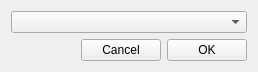
<?xml version="1.0" encoding="UTF-8"?>
<ui version="4.0">
 <class>CommendDailog</class>
 <widget class="QWidget" name="CommendDailog">
  <property name="geometry">
   <rect>
    <x>0</x>
    <y>0</y>
    <width>258</width>
    <height>69</height>
   </rect>
  </property>
  <property name="windowTitle">
   <string>CommendDailog</string>
  </property>
  <layout class="QVBoxLayout" name="verticalLayout">
   <item>
    <widget class="QComboBox" name="comboBox"/>
   </item>
   <item>
    <layout class="QHBoxLayout" name="horizontalLayout">
     <item>
      <spacer name="horizontalSpacer">
       <property name="orientation">
        <enum>Qt::Horizontal</enum>
       </property>
       <property name="sizeHint" stdset="0">
        <size>
         <width>40</width>
         <height>20</height>
        </size>
       </property>
      </spacer>
     </item>
     <item>
      <widget class="QPushButton" name="pushButton_cancel">
       <property name="text">
        <string>Cancel</string>
       </property>
      </widget>
     </item>
     <item>
      <widget class="QPushButton" name="pushButton_ok">
       <property name="text">
        <string>OK</string>
       </property>
      </widget>
     </item>
    </layout>
   </item>
  </layout>
 </widget>
 <resources/>
 <connections/>
</ui>
